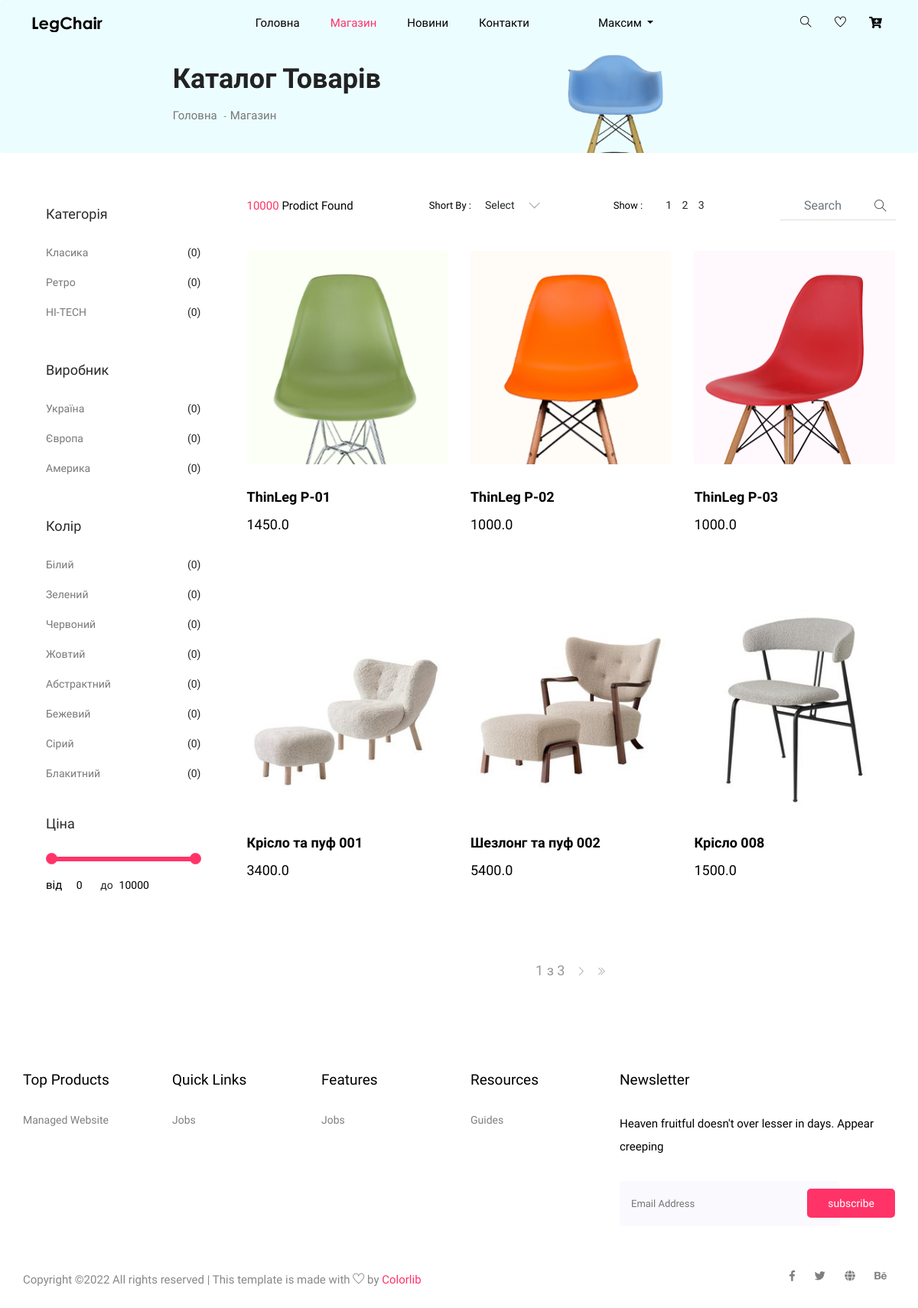
The page /store/ (signed in) on the database its author committed.
### store/models.py (models this page shows, shortened)
class Category(models.Model):
    name = models.CharField(max_length=100, unique=True, null=False)

class Producer(models.Model):
    name = models.CharField(max_length=100, unique=True, null=False)

class Color(models.Model):
    name = models.CharField(max_length=50, unique=True, null=False)

class Product(models.Model):
    name = models.CharField(max_length=100, unique=True, null=False)
    about = models.TextField(max_length=500, null=False)
    photo = models.FileField(upload_to='products/', null=False)
    price = models.FloatField(null=False, default=1000)
    count = models.IntegerField(null=False, default=1)
    producer = models.ForeignKey(Producer, on_delete=models.CASCADE)
    category = models.ForeignKey(Category, on_delete=models.CASCADE)
    color = models.ForeignKey(Color, on_delete=models.CASCADE)

### store/views.py (the view)
# urls.py: path('', index),
def index(request):
    all_products = Product.objects.all()
    page_size = 6
    paginator = Paginator(all_products, page_size)
    page_number = request.GET.get('page')
    return render(request, 'store/index.html', {
        'page_title': 'Каталог товарів',
        'all_products': all_products,
        'all_categories': Category.objects.all(),
        'all_producers': Producer.objects.all(),
        'all_colors': Color.objects.all(),
        'paginate_products': paginator.get_page(page_number),
        'page': 1
    })

### templates/store/index.html (shortened to what this page needs)
{% extends 'layouts/base.html' %}
{% block content %}
{% load static %}
    <section class="breadcrumb breadcrumb_bg">
        <div class="container">
            <div class="row justify-content-center">
                <div class="col-lg-8">
                    <div class="breadcrumb_iner">
                        <div class="breadcrumb_iner_item">
                            <h2>{{ page_title }}</h2>
                            <p><a href="/">Головна</a> <span>-</span>Магазин</p>
                        </div>
                    </div>
                </div>
            </div>
        </div>
    </section>
    <section class="cat_product_area section_padding">
        <div class="container">
            <div class="row">
                <div class="col-lg-3">
                    <div class="left_sidebar_area">
                        <aside class="left_widgets p_filter_widgets">
                            <div class="l_w_title">
                                <h3>Категорія</h3>
                            </div>
                            <div class="widgets_inner">
                                <ul class="list">
                                    {% for c in all_categories %}
                                    <li>
                                        <a href="#">{{ c.name }}</a>
                                        <span>(0)</span>
                                    </li>
                                    {% endfor %}
                                </ul>
                            </div>
                        </aside>
                        <aside class="left_widgets p_filter_widgets">
                            <div class="l_w_title">
                                <h3>Виробник</h3>
                            </div>
                            <div class="widgets_inner">
                                <ul class="list">
                                    {% for p in all_producers %}
                                    <li>
                                        <a href="#">{{ p.name }}</a>
                                        <span>(0)</span>
                                    </li>
                                    {% endfor %}
                                </ul>
                            </div>
                        </aside>
                        <aside class="left_widgets p_filter_widgets">
                            <div class="l_w_title">
                                <h3>Колір</h3>
                            </div>
                            <div class="widgets_inner">
                                <ul class="list">
                                    {% for c in all_colors %}
                                    <li>
                                        <a href="#">{{ c.name }}</a>
                                        <span>(0)</span>
                                    </li>
                                    {% endfor %}
                                </ul>
                            </div>
                        </aside>
                        <aside class="left_widgets p_filter_widgets price_rangs_aside">
                            <div class="l_w_title">
                                <h3>Ціна</h3>
                            </div>
                            <div class="widgets_inner">
                                <div class="range_item">
                                    <input type="text" class="js-range-slider" value="" />
                                    <div class="d-flex">
                                        <div class="price_text">
                                            <p>від</p>
                                        </div>
                                        <div class="price_value d-flex justify-content-center">
                                            <input type="text" class="js-input-from" id="amount" readonly />
                                            <span>до</span>
                                            <input type="text" class="js-input-to" id="amount" readonly />
                                        </div>
                                    </div>
                                </div>
                            </div>
                        </aside>
                    </div>
                </div>
                <div class="col-lg-9">
                    <div class="row">
                        <div class="col-lg-12">
                            <div class="product_top_bar d-flex justify-content-between align-items-center">
                                <div class="single_product_menu">
                                    <p><span>10000 </span> Prodict Found</p>
                                </div>
                                <div class="single_product_menu d-flex">
                                    <h5>short by : </h5>
                                </div>
                                <div class="single_product_menu d-flex">
                                    <h5>show :</h5>
                                    <div class="top_pageniation">
                                        <ul>
                                            <li>1</li>
                                            <li>2</li>
                                            <li>3</li>
                                        </ul>
                                    </div>
                                </div>
                                <div class="single_product_menu d-flex">
                                    <div class="input-group">
                                        <input type="text" class="form-control" placeholder="search"
                                            aria-describedby="inputGroupPrepend">
                                        <div class="input-group-prepend">
                                            <span class="input-group-text" id="inputGroupPrepend"><i
                                                    class="ti-search"></i></span>
                                        </div>
                                    </div>
                                </div>
                            </div>
                        </div>
                    </div>
                    <div class="row align-items-center latest_product_inner">
                        {% for p in paginate_products %}
                        <div class="col-lg-4 col-sm-6">
                            <div class="single_product_item">
                                <a href="#"><img src="../media/{{ p.photo }}" alt=""></a>
                                <div class="single_product_text">
                                    <h4>{{ p.name }}</h4>
                                    <h3>{{ p.price }}</h3>
                                </div>
                            </div>
                        </div>
                        {% endfor %}
                        <div class="col-lg-12">
                            <div class="pageination">
                                <nav aria-label="Page navigation example">
                                    <ul class="pagination justify-content-center">
                                        <li class="page-item">
                                            <span class="page-link">{{paginate_products.number }} з {{ paginate_products.paginator.num_pages }}</span>
                                        </li>
                                        {% if paginate_products.has_next %}
                                        <li class="page-item">
                                            <a class="page-link" href="?page={{ paginate_products.next_page_number }}">
                                                <i class="ti-angle-right"></i>
                                            </a>
                                        </li>
                                        <li class="page-item">
                                            <a class="page-link" href="?page={{ paginate_products.num_number }}">
                                                <i class="ti-angle-double-right"></i>
                                            </a>
                                        </li>
                                        {% endif %}
                                    </ul>
                                </nav>
                            </div>
                        </div>
                    </div>
                </div>
            </div>
        </div>
    </section>
{% endblock %}

### templates/frag/header.html (shortened to what this page needs)
    {% load static %}
    <header class="main_menu home_menu">
        <div class="container">
            <div class="row align-items-center">
                <div class="col-lg-12">
                    <nav class="navbar navbar-expand-lg navbar-light">
                        <a class="navbar-brand" href="/"> <img src="{% static 'img/logo.png' %}" alt="logo"> </a>
                        <div class="collapse navbar-collapse main-menu-item" id="navbarContent">
                            <ul class="navbar-nav">
                                <li class="nav-item" id="m0"><a class="nav-link" href="/">Головна</a></li>
                                <li class="nav-item" id="m1"><a class="nav-link" href="/store">Магазин</a></li>
                                <li class="nav-item" id="m2"><a class="nav-link" href="/news">Новини</a></li>
                                <li class="nav-item" id="m3"><a class="nav-link" href="/home/contact">Контакти</a></li>
                                <li class="nav-item dropdown cabinet" id="m4">
                                    <a class="nav-link dropdown-toggle" href="/account" id="navbarDD"
                                    role="button" data-toggle="dropdown" aria-haspopup="true" aria-expanded="false">
                                    {% if user.is_authenticated %}
                                        <span>{{ user.first_name }}</span>
                                    {% else %}
                                        <span>Мій кабінет</span>
                                    {% endif %}
                                    </a>
                                </li>
                            </ul>
                        </div>
                        <div class="hearer_icon d-flex">
                            <a id="search_1" href="javascript:void(0)"><i class="ti-search"></i></a>
                            <a href="/cart/wish" class="wish"><i class="ti-heart"></i></a>
                            <div class="dropdown custom-dropdown cart">
                                <a class="dropdown-toggle" href="#" id="navbarDropdown3" role="button"
                                    data-toggle="dropdown" aria-haspopup="true" aria-expanded="false">
                                    <i class="fas fa-cart-plus"></i>
                                </a>
                    </nav>
                </div>
            </div>
        </div>
    </header>

### static/css/all.css (style rules this page uses)
.fa, .fas, .far, .fal, .fab { -moz-osx-font-smoothing: grayscale; -webkit-font-smoothing: antialiased; display: inline-block; font-style: normal; font-variant: normal; text-rendering: auto; line-height: 1; }
.fa-cart-plus:before { content: "\f217"; }
.fa, .fas { font-family: 'Font Awesome 5 Free'; font-weight: 900; }

### static/css/price_rangs.css (style rules this page uses)
.irs-hidden-input { position: absolute !important; display: block !important; top: 0 !important; left: 0 !important; width: 0 !important; height: 0 !important; font-size: 0 !important; line-height: 0 !important; padding: 0 !important; margin: 0 !important; outline: none !important; z-index: -9999 !important; background: none !important; border-style: solid !important; border-color: transparent !important; }

### rows shown on the page
Category: name "Класика"
Category: name "Ретро"
Category: name "HI-TECH"
Producer: name "Україна"
Producer: name "Європа"
Producer: name "Америка"
Color: name "Білий"
Color: name "Зелений"
Color: name "Червоний"
Color: name "Жовтий"
Color: name "Абстрактний"
Color: name "Бежевий"
Color: name "Сірий"
Color: name "Блакитний"
Product: photo (picture), name "ThinLeg P-01", price "1450.0"
Product: photo (picture), name "ThinLeg P-02", price "1000.0"
Product: photo (picture), name "ThinLeg P-03", price "1000.0"
Product: photo (picture), name "Крісло та пуф 001", price "3400.0"
Product: photo (picture), name "Шезлонг та пуф 002", price "5400.0"
Product: photo (picture), name "Крісло 008", price "1500.0"

### other values the page prints
{{ user.first_name }} "Максим"
{{ page_title }} "Каталог Товарів"
{{ paginate_products.number }} "1"
{{ paginate_products.paginator.num_pages }} "3"
